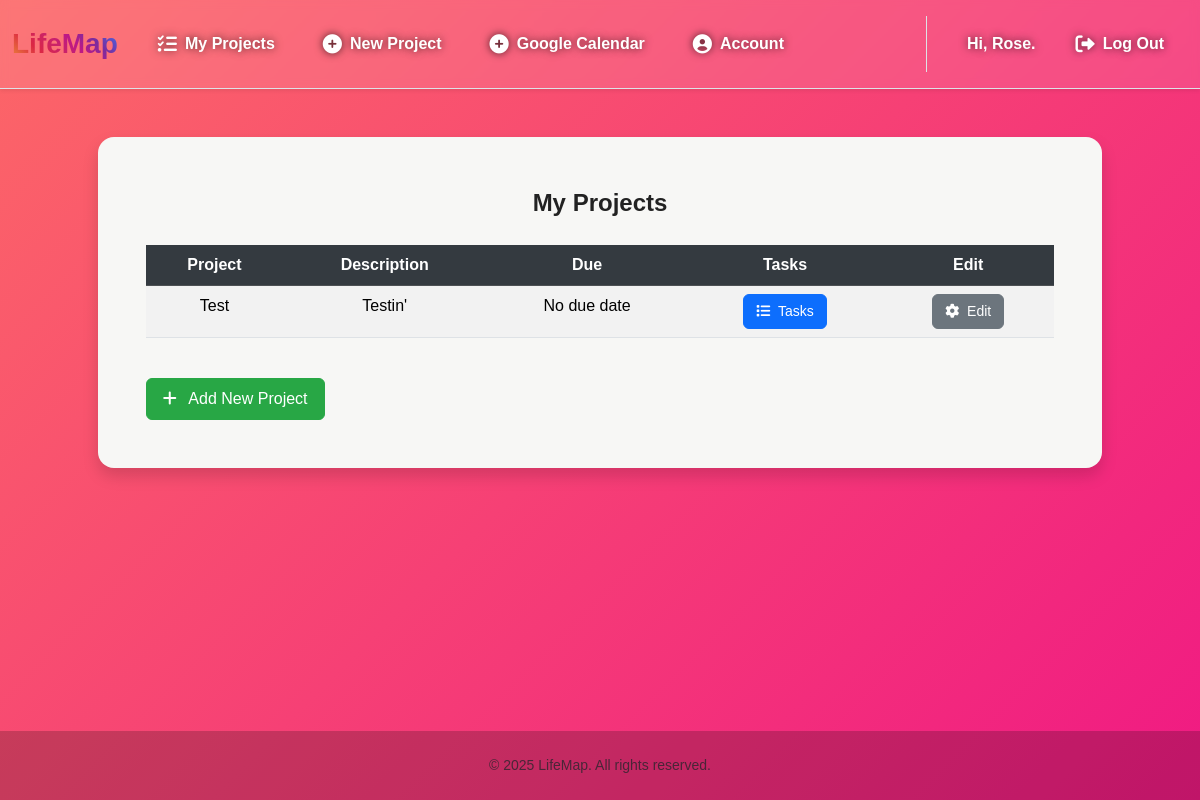
Screenshot of /projects (signed in) with the database file from the repository.
### tables this page shows
CREATE TABLE users (
    user_id INTEGER PRIMARY KEY AUTOINCREMENT,
    username TEXT NOT NULL UNIQUE,
    email TEXT UNIQUE,
    password_hash TEXT NOT NULL
, google_token TEXT);

CREATE TABLE projects (
    project_id INTEGER PRIMARY KEY AUTOINCREMENT,
    user_id INTEGER NOT NULL,
    name TEXT NOT NULL,
    description TEXT,
    start_date TEXT,
    end_date TEXT,
    FOREIGN KEY (user_id) REFERENCES users (user_id)
);

### app.py (the view)
@app.route("/projects", methods=["GET", "POST"])
@login_required
def projects_list():
    if request.method == "GET":
        conn = get_db()
        cursor = conn.cursor()
        user_id = session["user_id"]
        cursor.execute(
            """SELECT * FROM projects WHERE user_id = ? ORDER BY end_date ASC""", (user_id,))
        rows = [dict(row) for row in cursor.fetchall()]
        for row in rows:
            row["readable_due_date"] = format_date_difference(row["end_date"])
        return render_template(
            "projects.html",
            projects=rows,
            username=get_username(user_id))
    else:
        return error_page("Request Error, Only GET requests accepted.", 403)

### app.py (called while the page is built)
@app.after_request
def after_request(response):
    response.headers["Cache-Control"] = "no-cache, no-store, must-revalidate"
    response.headers["Expires"] = 0
    response.headers["Pragma"] = "no-cache"
    return response

### help.py (called while the page is built, shortened)
def get_db():
    if 'lifemap_db' not in g:
        g.lifemap_db = sqlite3.connect("LifeMap.db")
        g.lifemap_db.row_factory = sqlite3.Row
    return g.lifemap_db

def login_required(f):
    @wraps(f)
    def decorated_function(*args, **kwargs):
        if session.get("user_id") is None:
            return redirect("/login")
        return f(*args, **kwargs)
    return decorated_function

def get_username(user_id):
    conn = get_db()
    cursor = conn.cursor()
    cursor.execute("""SELECT username FROM users WHERE user_id = ?""", (user_id,))
    username_row = cursor.fetchone()
    return username_row[0] if username_row else None

def format_date_difference(target_date_str: str) -> str:
    if not target_date_str: return "No due date"

### templates/projects.html (shortened to what this page needs)
{% extends "layout.html" %}
{% block username %}
    <div class="username fs-6 fw-bold">Hi, {{username}}.</div>
{% endblock %}
{% block main %}
    <div class="mb-4 shadow rounded-4 p-5 mx-auto" style="background-color: #f7f7f5 !important; max-width: 90%; width: 100%;">
        <div class="fs-4 fw-bold mb-4 text-center">
            My Projects
        </div>
        <div class="table-responsive">
            <table class="table table-hover table-striped">
                <thead class="table-dark">
                    <tr>
                        <th scope="col">Project</th>
                        <th scope="col">Description</th>
                        <th scope="col">Due</th>
                        <th scope="col">Tasks</th>
                        <th scope="col">Edit</th>
                    </tr>
                </thead>
                <tbody>
                    {% for row in projects %}
                    <tr>
                        <td> {{ row["name"] }} </td>
                        <td> {{ row["description"] }} </td>
                        {% if row["readable_due_date"] in this_week %}
                        <td><b style="color:red;"> {{ row["readable_due_date"]}}</b><td>
                        {% else %}
                        <td> {{ row["readable_due_date"]}}<td>
                        {% endif %}
                            <button class="details-button btn btn-sm btn-primary" data-project-id="{{ row["project_id"] }}">
                                <i class="fa-solid fa-list me-1"></i> Tasks
                            </button>
                        </td>
                        <td>
                            <button class="edit-button btn btn-sm btn-secondary" data-project-id="{{ row["project_id"] }}">
                                <i class="fa-solid fa-gear me-1"></i> Edit
                            </button>
                        </td>
                    </tr>
                    {% endfor %}
                </tbody>
            </table>
        </div>
        <div class="d-flex justify-content-left mt-4">
            <a href="/newProject" class="btn btn-new-project">
                <i class="fa-solid fa-plus me-2"></i> Add New Project
            </a>
        </div>
    </div>
{% endblock %}

### static/css/layout2.css (style rules this page uses)
body { font-family: 'Poppins', sans-serif; background: linear-gradient(-45deg, #6a11cb, #2575fc, #ec008c, #fc6767); background-size: 400% 400%; animation: gradientBG 25s ease infinite; color: #222; display: flex; flex-direction: column; min-height: 100vh; }
.username { text-shadow: 0px 0px 8px rgba(0, 0, 0, 0.7); }

### templates/projects.html (style rules this page uses)
.btn { border-radius: 0.375rem; font-weight: 500; transition: all 0.2s ease-in-out; padding: 0.375rem 0.75rem; font-size: 0.875rem; }
.btn-primary { background-color: #0d6efd; border-color: #0d6efd; color: white; }
.btn-secondary { background-color: #6c757d; border-color: #6c757d; color: white; }
.table-dark th { background-color: #343a40; color: white; }
.btn-new-project { background-color: #28a745; border-color: #28a745; color: white; padding: 0.5rem 1rem; font-size: 1rem; }

### rows the page displays
users: username "Rose"
projects: name "Test", description "Testin'", readable_due_date "No due date"
